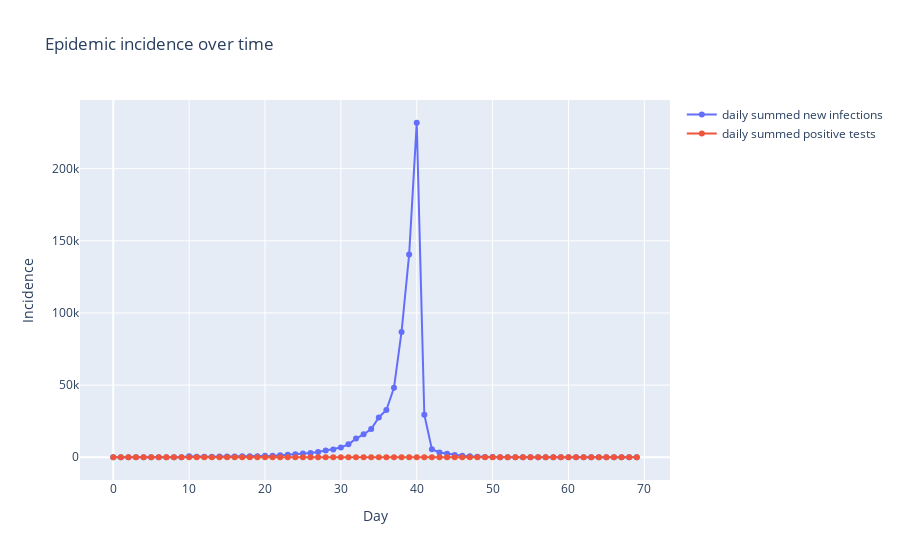

Here is the notebook cell this chart was saved with:
### Markdown cell above
Finally, the ```ABM_Plotter``` class has predefined methods to display the results:

### Code cell
plotter = ABM_Plotter(abm)
# Displays the new infections and positive tests, and saves the image.
plotter.plot_curves(show_fig=True, save_img_to="tests/figures/simulation.jpg")

### Figure 1 — Plotly figure (JSON) as saved in the notebook; plotly's stock layout.template omitted (floating-point values rounded to 4 significant figures)
{"data": [{"mode": "lines+markers", "name": "daily summed new infections", "type": "scatter", "x": [0, 1, 2, 3, 4, 5, 6, 7, 8, 9, 10, 11, 12, 13, 14, 15, 16, 17, 18, 19, 20, 21, 22, 23, 24, 25, 26, 27, 28, 29, 30, 31, 32, 33, 34, 35, 36, 37, 38, 39, 40, 41, 42, 43, 44, 45, 46, 47, 48, 49, 50, 51, 52, 53, 54, 55, 56, 57, 58, 59, 60, 61, 62, 63, 64, 65, 66, 67, 68, 69], "y": [0, 5, 20, 37, 35, 52, 50, 81, 86, 84, 622, 370, 313, 338, 439, 478, 499, 668, 696, 705, 975, 1032, 1350, 1700, 2116, 2523, 3026, 3664, 4710, 5376, 6806, 8939, 12927, 15859, 19617, 27547, 32710, 48104, 86872, 140519, 231806, 29469, 5525, 3275, 2359, 1644, 1041, 685, 376, 193, 97, 33, 24, 23, 8, 10, 4, 0, 8, 0, 3, 1, 0, 3, 0, 1, 0, 0, 0, 0]}, {"mode": "lines+markers", "name": "daily summed positive tests", "type": "scatter", "x": [0, 1, 2, 3, 4, 5, 6, 7, 8, 9, 10, 11, 12, 13, 14, 15, 16, 17, 18, 19, 20, 21, 22, 23, 24, 25, 26, 27, 28, 29, 30, 31, 32, 33, 34, 35, 36, 37, 38, 39, 40, 41, 42, 43, 44, 45, 46, 47, 48, 49, 50, 51, 52, 53, 54, 55, 56, 57, 58, 59, 60, 61, 62, 63, 64, 65, 66, 67, 68, 69], "y": [0, 0, 0, 0, 0, 0, 0, 0, 0, 0, 0, 0, 0, 0, 0, 0, 0, 0, 0, 0, 0, 0, 0, 0, 0, 0, 0, 0, 0, 0, 0, 0, 0, 0, 0, 0, 0, 0, 0, 0, 0, 0, 0, 0, 0, 0, 0, 0, 0, 0, 0, 0, 0, 0, 0, 0, 0, 0, 0, 0, 0, 0, 0, 0, 0, 0, 0, 0, 0, 0]}], "layout": {"autosize": true, "title": {"text": "Epidemic incidence over time"}, "xaxis": {"autorange": true, "range": [-4.13, 73.13], "title": {"text": "Day"}, "type": "linear"}, "yaxis": {"autorange": true, "range": [-19130.0, 250900.0], "title": {"text": "Incidence"}, "type": "linear"}}}
